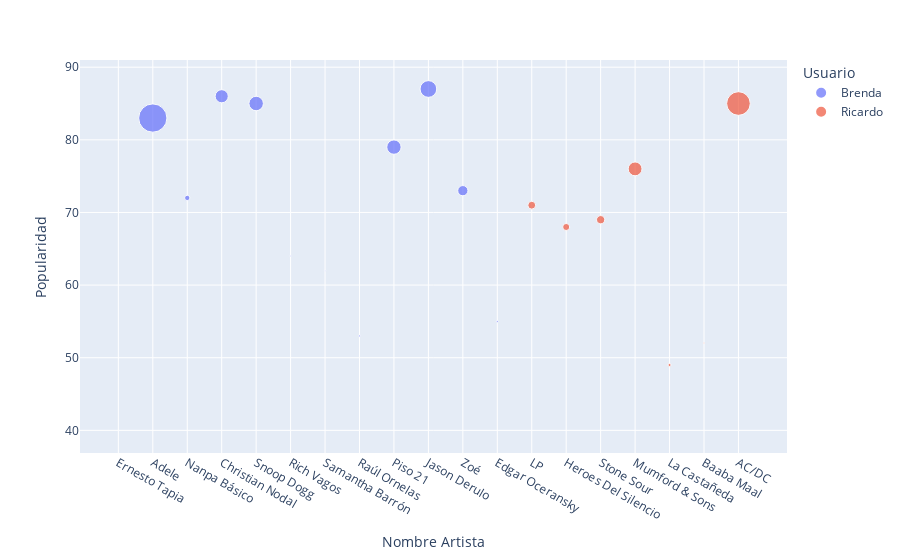

The code cell stored with this chart in its notebook:
### Code cell
# Aqui graficaremos el numero de seguidores por artista.
fig = px.scatter()
fig = px.scatter(df_info_artistas_general, x="Nombre Artista", y="Popularidad", color="Usuario",
                 size='Total de Seguidores',hover_data=['Total de Seguidores'])
fig.show()

### Figure 1 — Plotly figure (JSON) as saved in the notebook; plotly's stock layout.template omitted (floating-point values rounded to 4 significant figures)
{"data": [{"customdata": [[460], [24563367], [864098], [5282121], [6427914], [66437], [53018], [124299], [6356333], [8566945], [3208068], [123509]], "hovertemplate": "Usuario=Brenda<br>Nombre Artista=%{x}<br>Popularidad=%{y}<br>Total de Seguidores=%{customdata[0]}<extra></extra>", "legendgroup": "Brenda", "marker": {"color": "#636efa", "size": [460, 24563367, 864098, 5282121, 6427914, 66437, 53018, 124299, 6356333, 8566945, 3208068, 123509], "sizemode": "area", "sizeref": 61410.0, "symbol": "circle"}, "mode": "markers", "name": "Brenda", "orientation": "v", "showlegend": true, "type": "scatter", "x": ["Ernesto Tapia", "Adele", "Nanpa Básico", "Christian Nodal", "Snoop Dogg", "Rich Vagos", "Samantha Barrón", "Raúl Ornelas", "Piso 21", "Jason Derulo", "Zoé", "Edgar Oceransky"], "xaxis": "x", "y": [40, 83, 72, 86, 85, 64, 62, 53, 79, 87, 73, 55], "yaxis": "y"}, {"customdata": [[1901266], [1530135], [2091821], [5895140], [286422], [49860], [17129975]], "hovertemplate": "Usuario=Ricardo<br>Nombre Artista=%{x}<br>Popularidad=%{y}<br>Total de Seguidores=%{customdata[0]}<extra></extra>", "legendgroup": "Ricardo", "marker": {"color": "#EF553B", "size": [1901266, 1530135, 2091821, 5895140, 286422, 49860, 17129975], "sizemode": "area", "sizeref": 61410.0, "symbol": "circle"}, "mode": "markers", "name": "Ricardo", "orientation": "v", "showlegend": true, "type": "scatter", "x": ["LP", "Heroes Del Silencio", "Stone Sour", "Mumford & Sons", "La Castañeda", "Baaba Maal", "AC/DC"], "xaxis": "x", "y": [71, 68, 69, 76, 49, 52, 85], "yaxis": "y"}], "layout": {"legend": {"itemsizing": "constant", "title": {"text": "Usuario"}, "tracegroupgap": 0}, "margin": {"t": 60}, "xaxis": {"anchor": "y", "domain": [0, 1], "title": {"text": "Nombre Artista"}}, "yaxis": {"anchor": "x", "domain": [0, 1], "title": {"text": "Popularidad"}}}}
